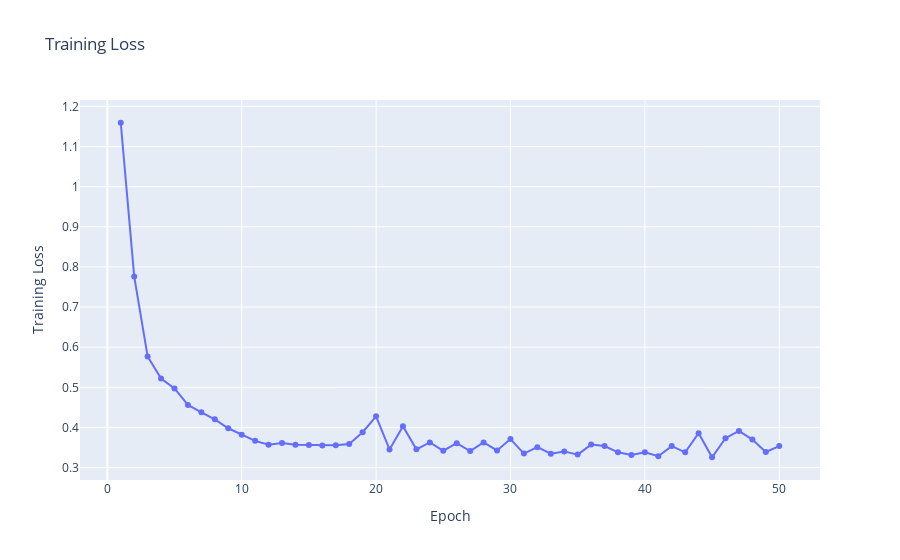

The notebook cell saved with this chart:
### Code cell
fig = go.Figure()

fig.add_trace(go.Scatter(
    x=list(range(1, EPOCHS+1)),
    y=train_losses,
    mode='lines+markers',
    name='Training Loss'
))
fig.update_layout(
    title='Training Loss',
    xaxis_title='Epoch',
    yaxis_title='Training Loss'
)
fig.show()

### Figure 1 — Plotly figure (JSON) as saved in the notebook; plotly's stock layout.template omitted (floating-point values rounded to 4 significant figures)
{"data": [{"mode": "lines+markers", "name": "Training Loss", "type": "scatter", "x": [1, 2, 3, 4, 5, 6, 7, 8, 9, 10, 11, 12, 13, 14, 15, 16, 17, 18, 19, 20, 21, 22, 23, 24, 25, 26, 27, 28, 29, 30, 31, 32, 33, 34, 35, 36, 37, 38, 39, 40, 41, 42, 43, 44, 45, 46, 47, 48, 49, 50], "y": [1.159, 0.7762, 0.577, 0.522, 0.4971, 0.4561, 0.4378, 0.4203, 0.3979, 0.382, 0.3666, 0.3571, 0.3613, 0.3571, 0.3561, 0.3551, 0.3558, 0.3589, 0.3881, 0.4277, 0.3452, 0.4031, 0.3455, 0.3626, 0.342, 0.3609, 0.3411, 0.3627, 0.3428, 0.3712, 0.3349, 0.351, 0.3347, 0.3403, 0.3324, 0.3573, 0.3535, 0.338, 0.3317, 0.3383, 0.3282, 0.3536, 0.338, 0.3857, 0.3258, 0.3732, 0.3913, 0.3698, 0.3388, 0.3535]}], "layout": {"title": {"text": "Training Loss"}, "xaxis": {"title": {"text": "Epoch"}}, "yaxis": {"title": {"text": "Training Loss"}}}}
